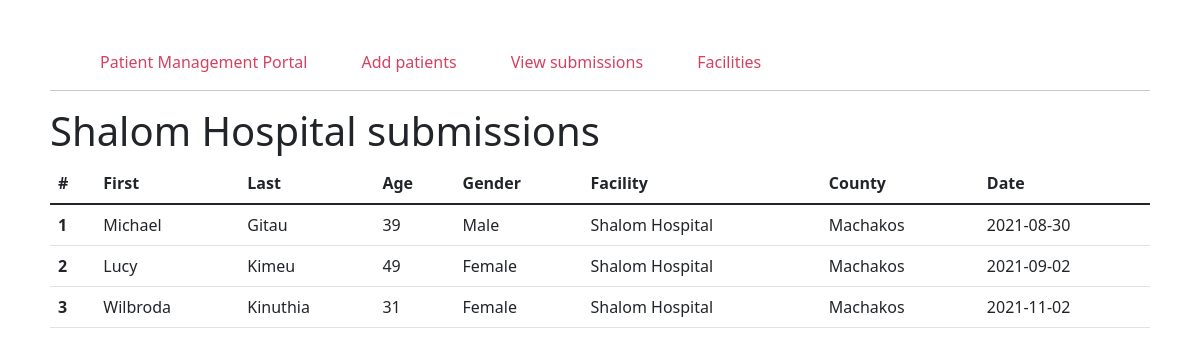
Page /Shalom Hospital/summary on the committed database.
### tables this page shows
CREATE TABLE patient_registration (
    id INTEGER PRIMARY KEY AUTOINCREMENT,
    created TIMESTAMP NOT NULL DEFAULT CURRENT_TIMESTAMP,
    first_name TEXT NOT NULL,
    last_name TEXT NOT NULL,
    gender TEXT NOT NULL,
    age INTEGER NOT NULL,
    facility TEXT NOT NULL,
    county TEXT NOT NULL,
    reg_date DATE NOT NULL,
    reg_month TEXT NOT NULL,
    reg_year TEXT NOT NULL
);

### Management_Portal/routes.py (the view)
@routes_blueprint.route('/<facility>/summary', methods=["GET", "POST"])
def summary(facility):
    conn = get_db_connection()
    facility_summary = conn.execute('SELECT * FROM patient_registration WHERE facility = ?', [facility]).fetchall()
    conn.close()
    num = 0
    summary = []
    for row in facility_summary:
        num += 1
        summ_obj = {}
        summ_obj['number'] = num
        summ_obj['first'] = row[2]
        summ_obj['last'] = row[3]
        summ_obj['gender'] = row[4]
        summ_obj['age'] = row[5]
        summ_obj['facility'] = row[6]
        summ_obj['county'] = row[7]
        summ_obj['reg_date'] = row[8]
        summary.append(summ_obj)
    return render_template('summary.html', facility=facility, summary=summary)

### Management_Portal/routes.py (called while the page is built)
def get_db_connection():
    conn = sqlite3.connect('patient_reg.db')
    conn.row_factory = sqlite3.Row
    return conn

### Management_Portal/templates/summary.html
{% extends 'base.html' %}
{% block content %}
    <h1> {{facility}} submissions</h1>
        <table class="table" id="submissions">
        <thead>
            <tr>
                <th scope="col">#</th>
                <th scope="col">First</th>
                <th scope="col">Last</th>
                <th scope="col">Age</th>
                <th scope="col">Gender</th>
                <th scope="col">Facility</th>
                <th scope="col">County</th>
                <th scope="col">Date</th>
            </tr>
        </thead>
        <tbody>
            {% for data in summary %}
                <tr>
                    <th scope="row">{{ data['number'] }}</th>
                    <td>{{ data['first'] }}</td>
                    <td>{{ data['last'] }}</td>
                    <td>{{ data['age'] }}</td>
                    <td>{{ data['gender'] }}</td>
                    <td>{{ data['facility'][0:40] }}</td>
                    <td>{{ data['county'] }}</td>
                    <td>{{ data['reg_date'] }}</td>
                </tr>
            {% endfor %}
        </tbody>
    </table>
{% endblock %}

### Management_Portal/static/css/style.css (style rules this page uses)
body { padding:50px }

### rows in the picture
patient_registration: number "1", first "Michael", last "Gitau", age "39", gender "Male", facility "Shalom Hospital", county "Machakos", reg_date "2021-08-30"
patient_registration: number "2", first "Lucy", last "Kimeu", age "49", gender "Female", facility "Shalom Hospital", county "Machakos", reg_date "2021-09-02"
patient_registration: number "3", first "Wilbroda", last "Kinuthia", age "31", gender "Female", facility "Shalom Hospital", county "Machakos", reg_date "2021-11-02"

### other values in the picture
{{ facility }} "Shalom Hospital"
